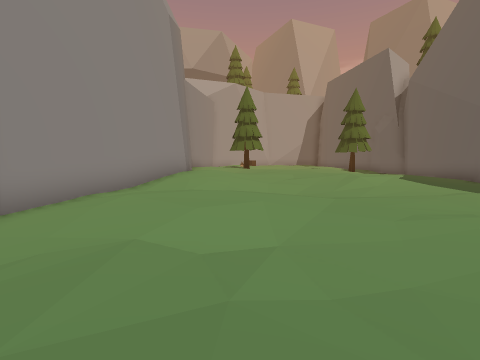
View 1 (above)

16 first-person views from a walk through a Unity game level. The camera is 1.3 m above the floor, tilts 6° down and sees 85° across. The floor is counted in squares, 2 m on a side. Each view is taken from the middle of a square. On the plan, view 1 faces up. The plan holds only what a view shows up to about 9 squares ahead; the rest is blank. The place goes on beyond the plan. The player is left out. Some surface patterns are stand-ins.

View 2
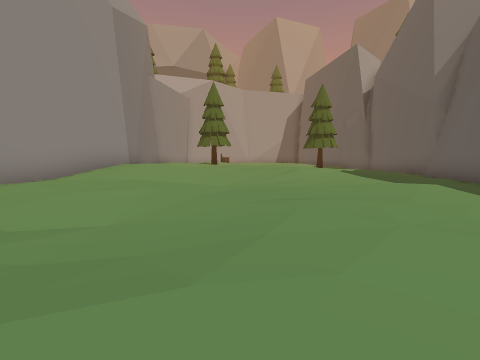

View 3
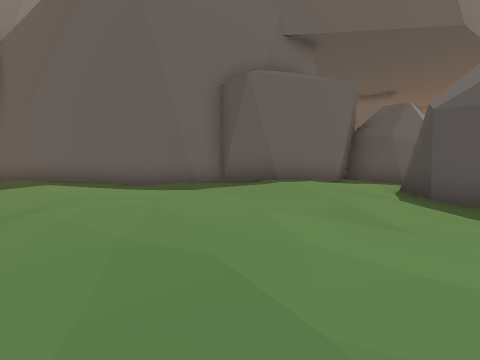

View 4
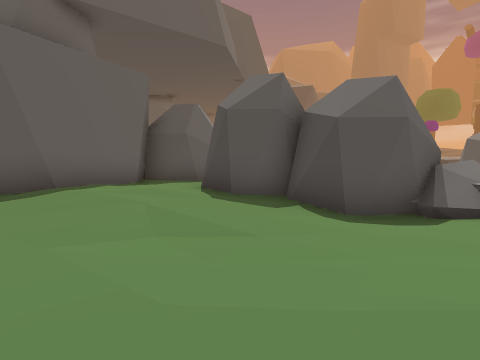

View 5
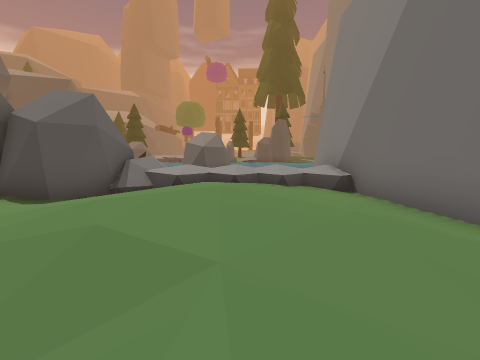

View 6
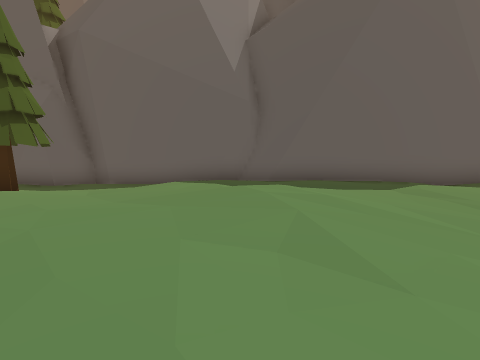

View 7
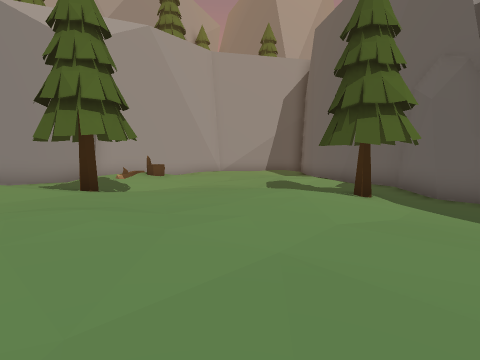

View 8
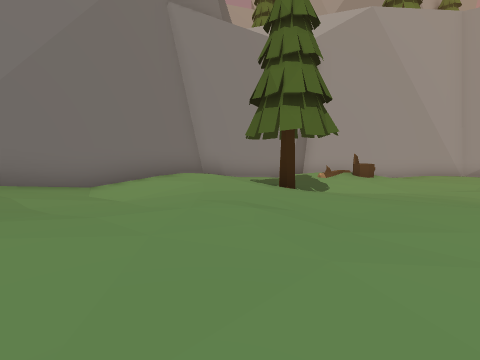

View 9
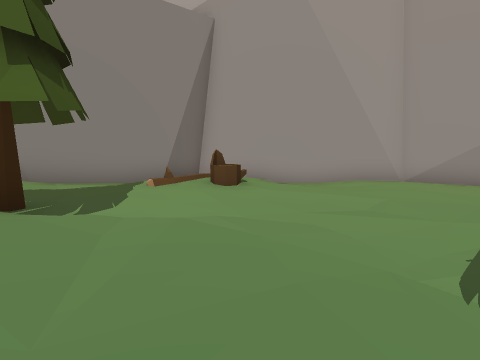

View 10
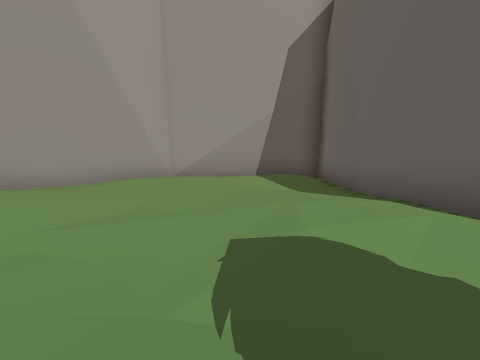

View 11
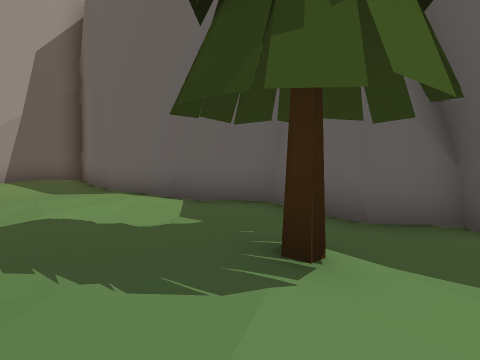

View 12
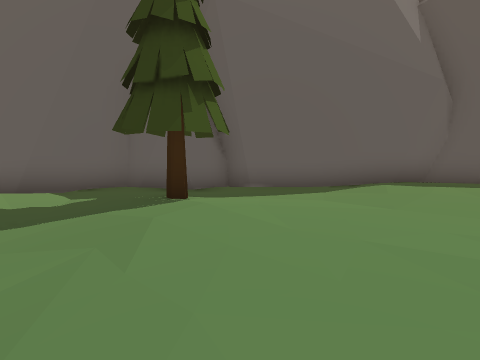

View 13
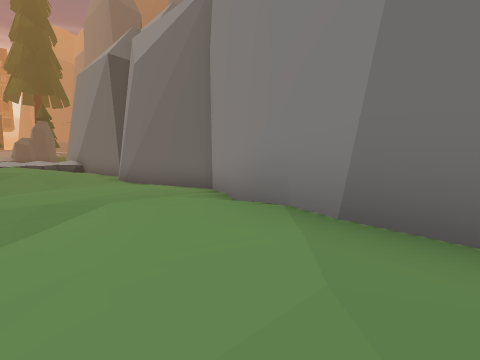

View 14
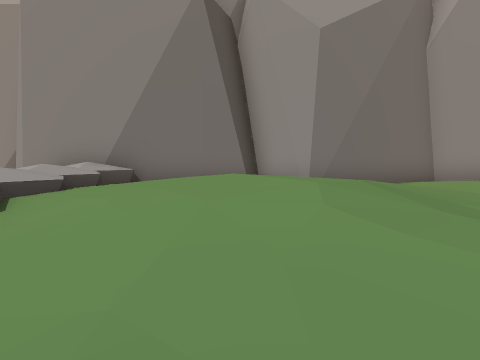

View 15
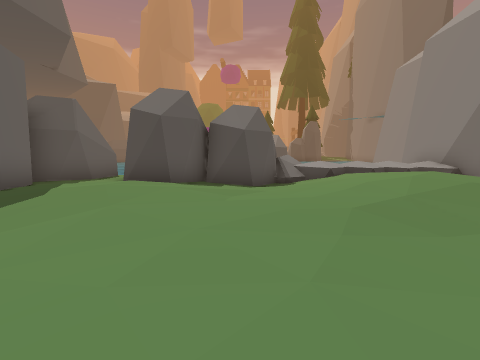

View 16
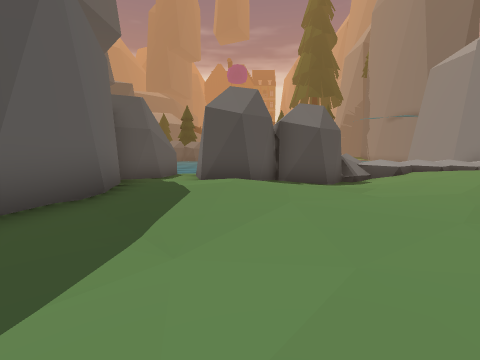

### Floor plan
Key: @ floor where view 1 was taken; # wall or solid block; . main floor; : floor 0.25 m higher than the main floor; - floor 0.25 m lower than the main floor; + floor 0.5 m higher than the main floor; _ floor 0.5 m lower than the main floor; < floor 0.75 m lower than the main floor; ( floor 1 m lower than the main floor; R rock; T tree; S stump; O other object.
Columns run from 5 left of view 1 to 10 right of it. Each row starts with its distance up from view 1.
 26         ######
 25       ###<<<<#
 24      ##____<<#
 23     ##(<___<<#
 22    ##_<<___<<#
 21    #  _______#
 20    # .S_<__-_##
 19   ## O-_<<___<#
 18   #__-_<<<<<<_#
 17   #--________<#
 16   #..T------T<##
 15   #....--..-_<<#
 14   #.......--_<<#
 13   #---....--__##
 12   #.--....----#
 11   ##.......---#
 10    #+:...::.--#
  9   ##+:...::.--#
  8   #+:.---..---#
  7  ##::-__-----##
  6  #....-----.-#
  5 ##-......--.-#
  4 #_-...-....--#
  3 ##-----....--#
  2  #_-.--....--#
  1  #-.::......-#
  0 ##-:+@:...::.#
 -1 ##-:++:.-.:..#
 -2  #-.::.------#
 -3  #-.:.-_RRRR-RR
 -4  #R+++RRORRRRRR
 -5  ##    ROO  RR
 -6  ##

Positions as (right, up) in squares from view 1, and headings:
1: (0, 0), facing up
2: (2, 0), facing up
3: (0, 1), facing right
4: (1, 1), facing down-right
5: (-1, 2), facing down
6: (0, 10), facing right
7: (4, 10), facing up
8: (4, 11), facing up-left
9: (5, 16), facing up-left
10: (5, 17), facing up
11: (5, 15), facing up-right
12: (2, 15), facing right
13: (0, 10), facing down-left
14: (3, -1), facing left
15: (3, 4), facing down
16: (5, 4), facing down
